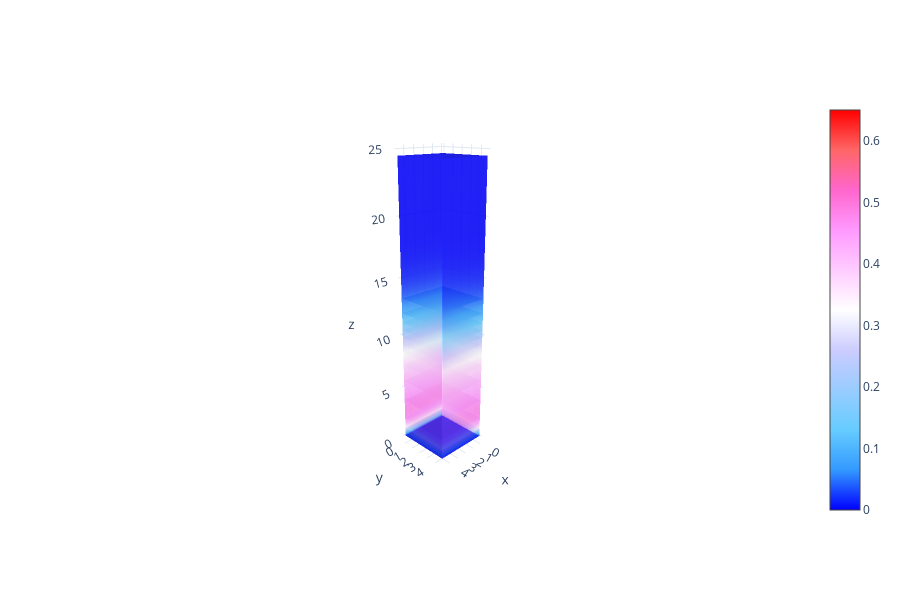

This figure's notebook cell:
### Code cell
X, Y, Z = np.array(phAr.iloc[:,0]), np.array(phAr.iloc[:,1]), np.array(phAr.iloc[:,2])
vol = np.array(phAr.iloc[:,3])

Lz_max = 25
vol = vol[Z < Lz_max]
X = X[Z < Lz_max]
Y = Y[Z < Lz_max]
Z = Z[Z < Lz_max]

import plotly.graph_objects as go
fig = go.Figure(data=go.Volume(
    x=X, y=Y, z=Z,
    value=vol,
    isomin  =0.0,
    isomax  =0.65,
    opacity =0.65,
    surface_count=15,
    colorscale= 'Picnic' #Blackbody,Bluered,Blues,Cividis,Earth,Electric,Greens,Greys,Hot,Jet,Picnic,Portland,Rainbow,RdBu,Reds,Viridis,YlGnBu,YlOrRd.
    ))
fig.update_layout(scene_xaxis_showticklabels=True,
                  scene_yaxis_showticklabels=True,
                  scene_zaxis_showticklabels=True,
                  scene_aspectmode='data',
                  template='plotly_white', width=900, height=600)
fig.show()

### Figure 1 — Plotly figure (JSON) as saved in the notebook; plotly's stock layout.template omitted (floating-point values rounded to 4 significant figures; data arrays with more than 128 entries replaced by an {"elided": "..."} marker saying what was removed)
{"data": [{"colorscale": [[0, "rgb(0,0,255)"], [0.1, "rgb(51,153,255)"], [0.2, "rgb(102,204,255)"], [0.3, "rgb(153,204,255)"], [0.4, "rgb(204,204,255)"], [0.5, "rgb(255,255,255)"], [0.6, "rgb(255,204,255)"], [0.7, "rgb(255,153,255)"], [0.8, "rgb(255,102,204)"], [0.9, "rgb(255,102,102)"], [1, "rgb(255,0,0)"]], "isomax": 0.65, "isomin": 0, "opacity": 0.65, "surface": {"count": 15}, "type": "volume", "value": {"elided": "20000 float values"}, "x": {"elided": "20000 float values"}, "y": {"elided": "20000 float values"}, "z": {"elided": "20000 float values"}}], "layout": {"height": 600, "scene": {"aspectmode": "data", "aspectratio": {"x": 0.5788, "y": 0.5788, "z": 2.985}, "camera": {"center": {"x": 0, "y": 0, "z": 0}, "eye": {"x": 3.168, "y": 3.215, "z": 1.683}, "projection": {"type": "perspective"}, "up": {"x": 0, "y": 0, "z": 1}}, "xaxis": {"showticklabels": true, "type": "linear"}, "yaxis": {"showticklabels": true, "type": "linear"}, "zaxis": {"showticklabels": true, "type": "linear"}}, "width": 900}}
